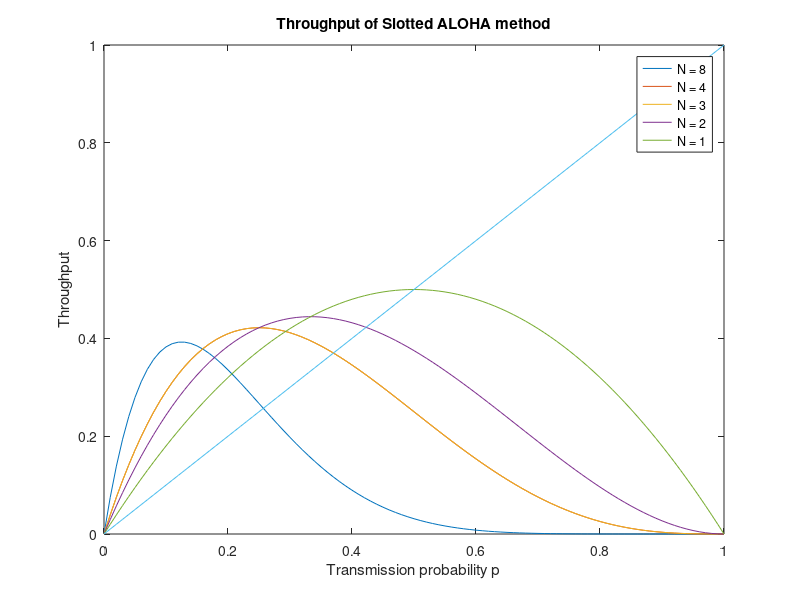
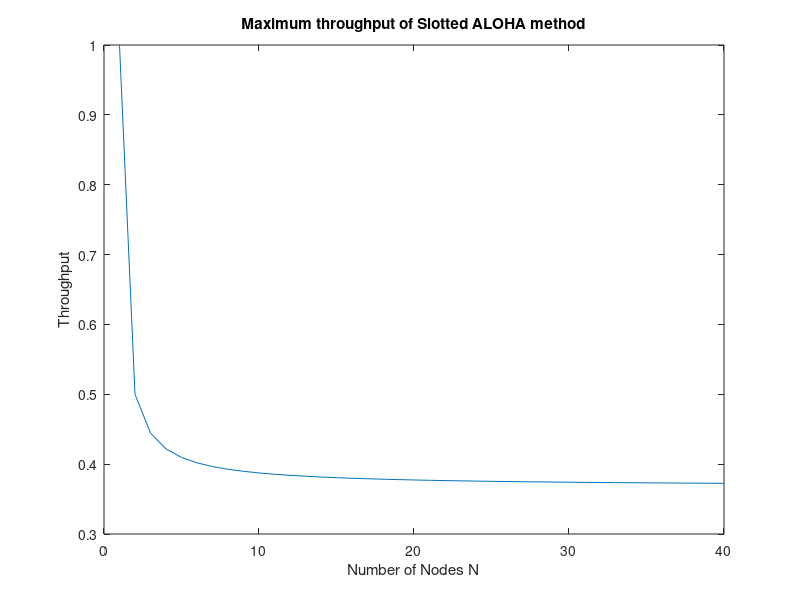
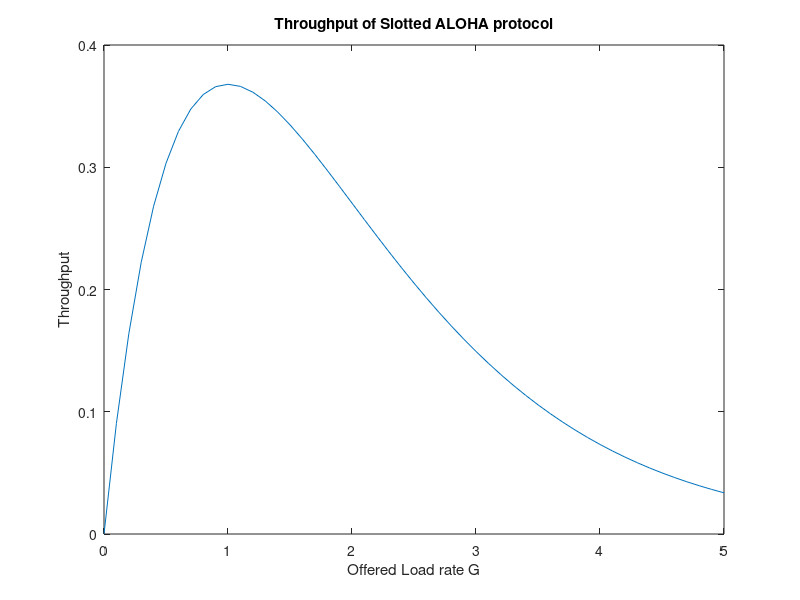

Write MATLAB code to recreate these figures, in order.
%Pure ALOHA
N1 = 8;
N2 = 4;
N3 = 3; 
N4 = 2;
N5 = 1;
p = 0:0.01:1;

Throughput1 = N1*p.*(1-p).^(N1-1);
Throughput2 = N2*p.*(1-p).^(N2-1);
Throughput3 = N3*p.*(1-p).^(N3-1);
Throughput4 = N4*p.*(1-p).^(N4-1);
Throughput5 = N5*p.*(1-p).^(N5-1);

figure
plot(p,Throughput1,p,Throughput2,p,Throughput2,p,Throughput3,p,Throughput4,p,Throughput5);
xlabel('Transmission probability p')
ylabel('Throughput')
title('Throughput of Slotted ALOHA method')
legend('N = 8','N = 4','N = 3','N = 2','N = 1')

N = 1:40;
p = 1./N;
Throughput = N.*(p.*(1-p).^(N-1));

figure
plot(N,Throughput)
xlabel('Number of Nodes N')
ylabel('Throughput')
title('Maximum throughput of Slotted ALOHA method')


G = 0:0.1:5;
S = G.*exp(-G);
figure 
plot(G,S)
xlabel('Offered Load rate G')
ylabel('Throughput')
title('Throughput of Slotted ALOHA protocol')


